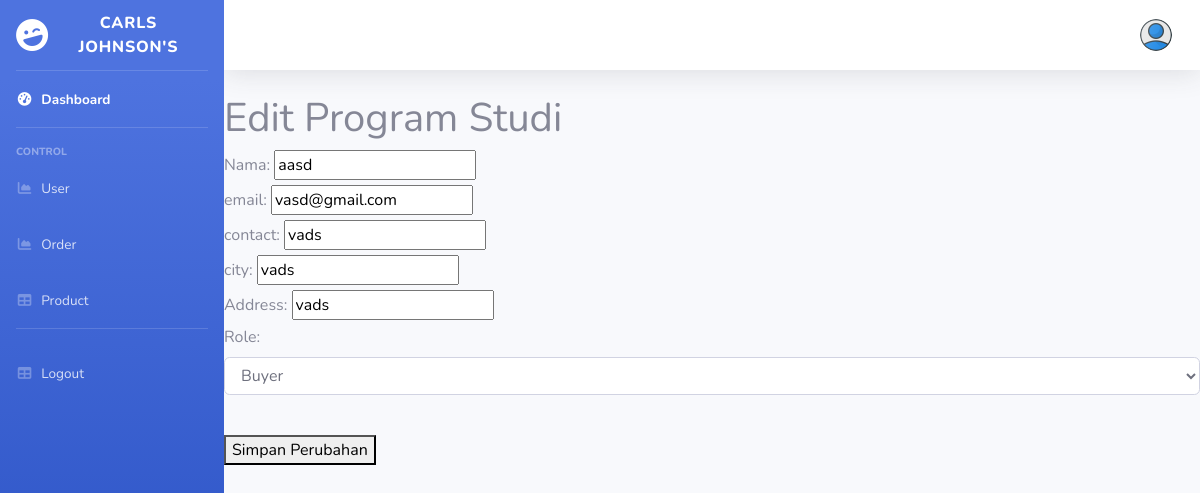
The app's page /admin/edit_user.php?id=7 with its own data.
### tables this page shows
CREATE TABLE `users` (
  `id` int(11) NOT NULL,
  `name` varchar(255) NOT NULL,
  `email` varchar(255) NOT NULL,
  `password` varchar(255) NOT NULL,
  `contact` varchar(255) NOT NULL,
  `city` varchar(255) NOT NULL,
  `address` varchar(255) NOT NULL,
  `role` enum('buyer','admin') DEFAULT NULL
);

### admin/edit_user.php (the view, shortened to what this page needs)
<?php
require 'master.php';
require '../conn.php';
$sql = "SELECT * FROM users
	WHERE id= ?";
$hasil = $kunci->prepare($sql);
$hasil ->execute([$_GET['id']]);
$data = $hasil->fetch();
 ?>
 <h1>Edit Program Studi</h1>
 <form action="proses_edit_user.php" method="POST">
 	<label>Nama:</label>
 	<input type="text" name="nama" value="<?php echo $data['name'];?>"><br />
 	<label>email:</label>
 	<input type="email" name="email" value="<?php echo $data['email'];?>"><br />
 	<label>contact:</label>
 	<input type="text" name="contact" value="<?php echo $data['contact'];?>"><br />
	<label>city:</label>
 	<input type="text" name="city" value="<?php echo $data['city'];?>"><br />
 	<label>Address:</label>
 	<input type="text" name="address" value="<?php echo $data['address'];?>"><br />
 	<div class="form-group">
    <label for="exampleFormControlSelect1">Role:</label>
    <select class="form-control" id="exampleFormControlSelect1" name="role">
      <option value ="buyer">Buyer</option>
    </select>
  </div>
 	<input type="hidden" name="id" value="<?= $data['id'];?>"><br />
 	<button type="submit">Simpan Perubahan</button>
 </form>

### records on screen
users: nama "aasd", email "vasd@gmail.com", contact "vads", city "vads", address "vads"
